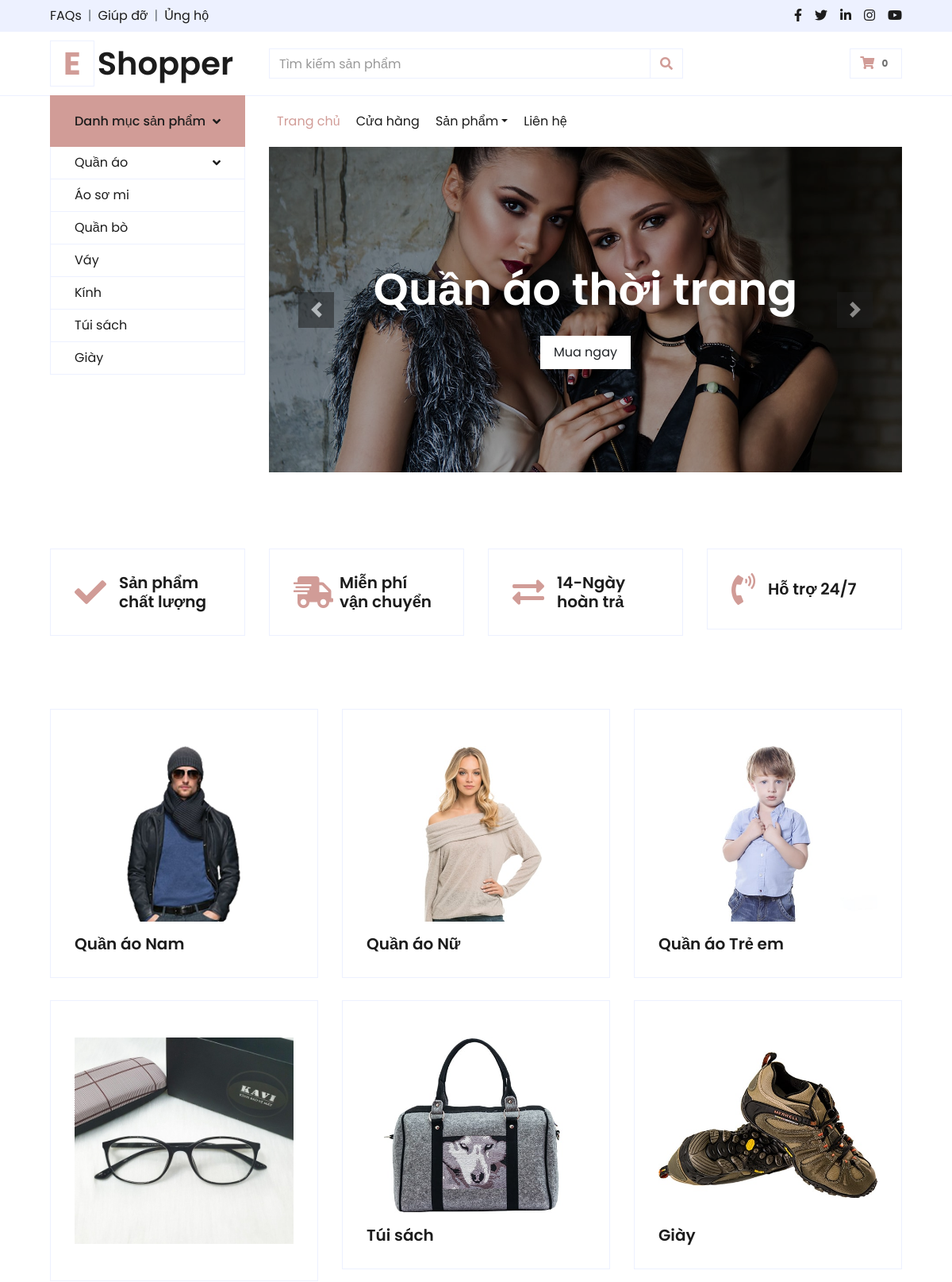
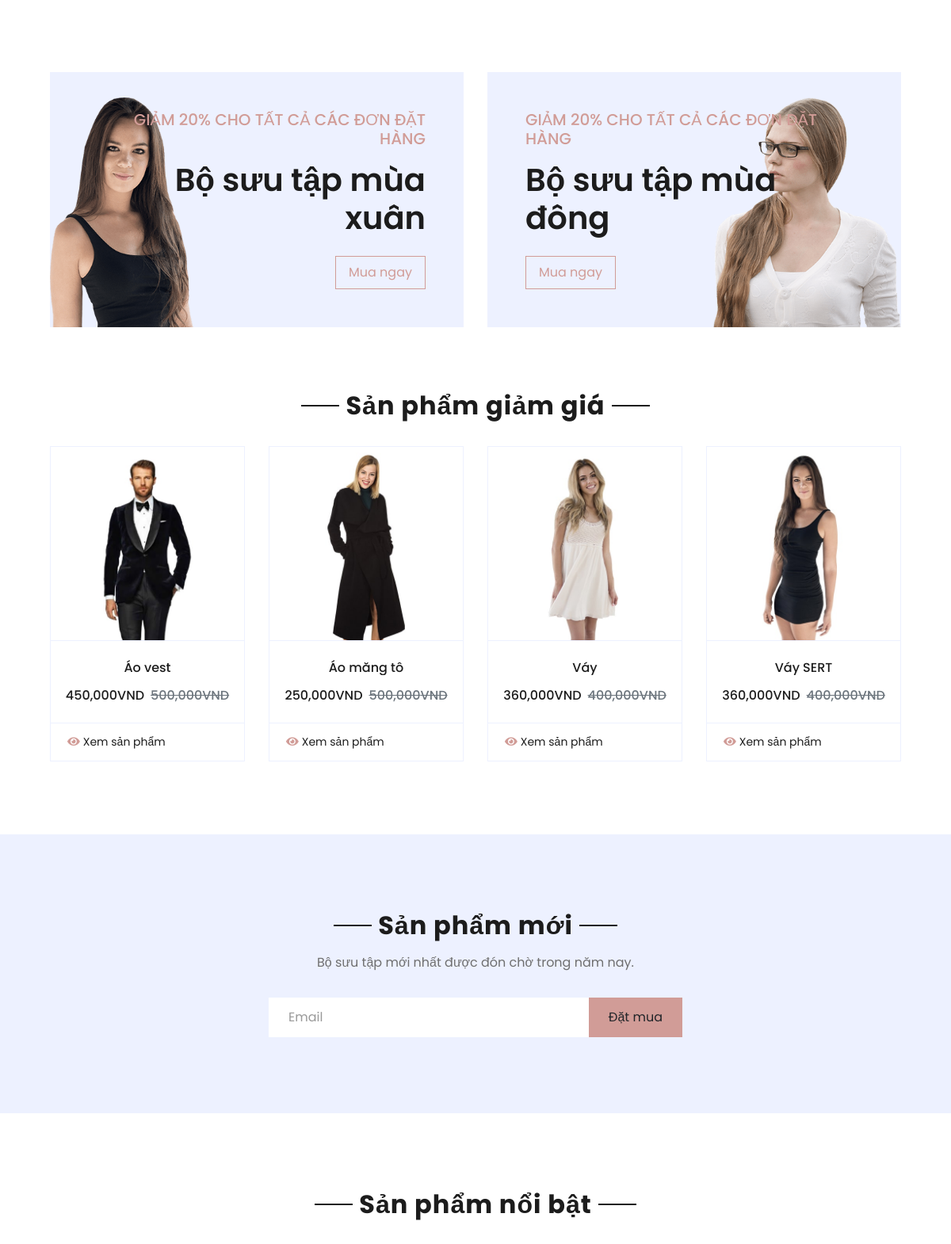
The app's page /eshopper-1.0.0/index.php (upper part) with its own data (2 pictures, top to bottom).
### tables this page shows
CREATE TABLE `tb_sanpham` (
  `ma_sp` int(11) NOT NULL,
  `ten_sp` varchar(50) NOT NULL,
  `danhmuc` varchar(50) NOT NULL,
  `gioitinh` varchar(50) NOT NULL,
  `mausac` varchar(50) NOT NULL,
  `giaban` varchar(50) NOT NULL,
  `giasale` varchar(50) NOT NULL,
  `mota` mediumtext NOT NULL,
  `img` varchar(250) NOT NULL
);

### eshopper-1.0.0/index.php (the view, shortened to what this page needs)
<?php
  include('../connect/connect.php');
?>
<!DOCTYPE html>
<html lang="en">
<head>
    <link href="https://cdnjs.cloudflare.com/ajax/libs/font-awesome/5.10.0/css/all.min.css" rel="stylesheet">
    <link href="lib/owlcarousel/assets/owl.carousel.min.css" rel="stylesheet">
    <link href="css/style.css" rel="stylesheet">
</head>
<body>
    <div class="container-fluid">
        <div class="row bg-secondary py-2 px-xl-5">
            <div class="col-lg-6 d-none d-lg-block">
                <div class="d-inline-flex align-items-center">
                    <a class="text-dark" href="">FAQs</a>
                    <span class="text-muted px-2">|</span>
                    <a class="text-dark" href="">Giúp đỡ</a>
                    <span class="text-muted px-2">|</span>
                    <a class="text-dark" href="">Ủng hộ</a>
                </div>
            </div>
            <div class="col-lg-6 text-center text-lg-right">
                <div class="d-inline-flex align-items-center">
                    <a class="text-dark px-2" href="">
                        <i class="fab fa-facebook-f"></i>
                    </a>
                    <a class="text-dark px-2" href="">
                        <i class="fab fa-twitter"></i>
                    </a>
                    <a class="text-dark px-2" href="">
                        <i class="fab fa-linkedin-in"></i>
                    </a>
                    <a class="text-dark px-2" href="">
                        <i class="fab fa-instagram"></i>
                    </a>
                    <a class="text-dark pl-2" href="">
                        <i class="fab fa-youtube"></i>
                    </a>
                </div>
            </div>
        </div>
        <div class="row align-items-center py-3 px-xl-5">
            <div class="col-lg-3 d-none d-lg-block">
                <a href="" class="text-decoration-none">
                    <h1 class="m-0 display-5 font-weight-semi-bold"><span class="text-primary font-weight-bold border px-3 mr-1">E</span>Shopper</h1>
                </a>
            </div>
            <div class="col-lg-6 col-6 text-left">
                <form  method="POST" action="<?php echo SITEURL;?>search.php">
                    <div class="input-group">
                        <input type="text" class="form-control" name="search"placeholder="Tìm kiếm sản phẩm">
                        <div class="input-group-append">
                        <button type="submit" name="submit"  class="input-group-text bg-transparent text-primary">
                <i class="fa fa-search">
                </i>
            </button>
                        </div>
                    </div>
                </form>
            </div>
            <div class="col-lg-3 col-6 text-right">
                <a href="?request=cart" class="btn border">
                    <i class="fas fa-shopping-cart text-primary"></i>
                    <span class="badge">0</span>
                </a>
            </div>
        </div>
    </div>
    <div class="container-fluid mb-5">
        <div class="row border-top px-xl-5">
            <div class="col-lg-3 d-none d-lg-block">
                <a class="btn shadow-none d-flex align-items-center justify-content-between bg-primary text-white w-100" data-toggle="collapse" href="#navbar-vertical" style="height: 65px; margin-top: -1px; padding: 0 30px;">
                    <h6 class="m-0">Danh mục sản phẩm</h6>
                    <i class="fa fa-angle-down text-dark"></i>
                </a>
                <nav class="collapse show navbar navbar-vertical navbar-light align-items-start p-0 border border-top-0 border-bottom-0" id="navbar-vertical">
                    <div class="navbar-nav w-100 overflow-hidden" style="height: 287px">
                        <div class="nav-item dropdown">
                            <a href="#" class="nav-link" data-toggle="dropdown">Quần áo <i class="fa fa-angle-down float-right mt-1"></i></a>
                        </div>
                        <a href="shopaosomi.php" class="nav-item nav-link">Áo sơ mi</a>
                        <a href="shopquanbo.php" class="nav-item nav-link">Quần bò</a>
                        <a href="shopvay.php" class="nav-item nav-link">Váy</a>
                        <a href="shopkinh.php" class="nav-item nav-link">Kính</a>
                        <a href="shoptuisach.php" class="nav-item nav-link">Túi sách</a>
                        <a href="shopgiay.php" class="nav-item nav-link">Giày</a>
                    </div>
                </nav>
            </div>
            <div class="col-lg-9">
                <nav class="navbar navbar-expand-lg bg-light navbar-light py-3 py-lg-0 px-0">
                    <div class="collapse navbar-collapse justify-content-between" id="navbarCollapse">
                        <div class="navbar-nav mr-auto py-0">
                            <a href="index.php" class="nav-item nav-link active">Trang chủ</a>
                            <a href="shop.php" class="nav-item nav-link">Cửa hàng</a>
                            <div class="nav-item dropdown">
                                <a href="shop.html" class="nav-link dropdown-toggle" data-toggle="dropdown">Sản phẩm</a>
                            </div>
                            <a href="contact.php" class="nav-item nav-link">Liên hệ</a>
                        </div>
                    </div>
                </nav>
                <div id="header-carousel" class="carousel slide" data-ride="carousel">
                    <div class="carousel-inner">
                        <div class="carousel-item active" style="height: 410px;">
                            <img class="img-fluid" src="img/carousel-1.jpg" alt="Image">
                            <div class="carousel-caption d-flex flex-column align-items-center justify-content-center">
                                <div class="p-3" style="max-width: 700px;">
                                    <h3 class="display-4 text-white font-weight-semi-bold mb-4">Quần áo thời trang</h3>
                                    <a href="" class="btn btn-light py-2 px-3">Mua ngay</a>
                                </div>
                            </div>
                        </div>
                    </div>
                    <a class="carousel-control-prev" href="#header-carousel" data-slide="prev">
                        <div class="btn btn-dark" style="width: 45px; height: 45px;">
                            <span class="carousel-control-prev-icon mb-n2"></span>
                        </div>
                    </a>
                    <a class="carousel-control-next" href="#header-carousel" data-slide="next">
                        <div class="btn btn-dark" style="width: 45px; height: 45px;">
                            <span class="carousel-control-next-icon mb-n2"></span>
                        </div>
                    </a>
                </div>
            </div>
        </div>
    </div>
    <div class="container-fluid pt-5">
        <div class="row px-xl-5 pb-3">
            <div class="col-lg-3 col-md-6 col-sm-12 pb-1">
                <div class="d-flex align-items-center border mb-4" style="padding: 30px;">
                    <h1 class="fa fa-check text-primary m-0 mr-3"></h1>
                    <h5 class="font-weight-semi-bold m-0">Sản phẩm chất lượng</h5>
                </div>
            </div>
            <div class="col-lg-3 col-md-6 col-sm-12 pb-1">
                <div class="d-flex align-items-center border mb-4" style="padding: 30px;">
                    <h1 class="fa fa-shipping-fast text-primary m-0 mr-2"></h1>
                    <h5 class="font-weight-semi-bold m-0">Miễn phí vận chuyển</h5>
                </div>
            </div>
            <div class="col-lg-3 col-md-6 col-sm-12 pb-1">
                <div class="d-flex align-items-center border mb-4" style="padding: 30px;">
                    <h1 class="fas fa-exchange-alt text-primary m-0 mr-3"></h1>
                    <h5 class="font-weight-semi-bold m-0">14-Ngày hoàn trả</h5>
                </div>
            </div>
            <div class="col-lg-3 col-md-6 col-sm-12 pb-1">
                <div class="d-flex align-items-center border mb-4" style="padding: 30px;">
                    <h1 class="fa fa-phone-volume text-primary m-0 mr-3"></h1>
                    <h5 class="font-weight-semi-bold m-0">Hỗ trợ 24/7 </h5>
                </div>
            </div>
        </div>
    </div>
    <div class="container-fluid pt-5">
        <div class="row px-xl-5 pb-3">
            <div class="col-lg-4 col-md-6 pb-1">
                <div class="cat-item d-flex flex-column border mb-4" style="padding: 30px;">
                    <a href="" class="cat-img position-relative overflow-hidden mb-3">
                        <img class="img-fluid" src="img/cat-1.jpg" alt="">
                    </a>
                    <h5 class="font-weight-semi-bold m-0">Quần áo Nam</h5>
                </div>
            </div>
            <div class="col-lg-4 col-md-6 pb-1">
                <div class="cat-item d-flex flex-column border mb-4" style="padding: 30px;">
                    <a href="" class="cat-img position-relative overflow-hidden mb-3">
                        <img class="img-fluid" src="img/cat-2.jpg" alt="">
                    </a>
                    <h5 class="font-weight-semi-bold m-0">Quần áo Nữ</h5>
                </div>
            </div>
            <div class="col-lg-4 col-md-6 pb-1">
                <div class="cat-item d-flex flex-column border mb-4" style="padding: 30px;">
                    <a href="" class="cat-img position-relative overflow-hidden mb-3">
                        <img class="img-fluid" src="img/cat-3.jpg" alt="">
                    </a>
                    <h5 class="font-weight-semi-bold m-0">Quần áo Trẻ em</h5>
                </div>
            </div>
            <div class="col-lg-4 col-md-6 pb-1">
                <div class="cat-item d-flex flex-column border mb-4" style="padding: 30px;">
                    <a href="" class="cat-img position-relative overflow-hidden mb-3">
                        <img style="width: 305px; height: 260px;" class="img-fluid" src="img/cff1842ed851230f7a40.jpg" alt="">
                    </a>
                </div>
            </div>
            <div class="col-lg-4 col-md-6 pb-1">
                <div class="cat-item d-flex flex-column border mb-4" style="padding: 30px;">
                    <a href="" class="cat-img position-relative overflow-hidden mb-3">
                        <img class="img-fluid" src="img/cat-5.jpg" alt="">
                    </a>
                    <h5 class="font-weight-semi-bold m-0">Túi sách</h5>
                </div>
            </div>
            <div class="col-lg-4 col-md-6 pb-1">
                <div class="cat-item d-flex flex-column border mb-4" style="padding: 30px;">
                    <a href="" class="cat-img position-relative overflow-hidden mb-3">
                        <img class="img-fluid" src="img/cat-6.jpg" alt="">
                    </a>
                    <h5 class="font-weight-semi-bold m-0">Giày</h5>
                </div>
            </div>
        </div>
    </div>
    <div class="container-fluid offer pt-5">
        <div class="row px-xl-5">
            <div class="col-md-6 pb-4">
                <div class="position-relative bg-secondary text-center text-md-right text-white mb-2 py-5 px-5">
                    <img src="img/offer-1.png" alt="">
                    <div class="position-relative" style="z-index: 1;">
                        <h5 class="text-uppercase text-primary mb-3">Giảm 20% cho tất cả các đơn đặt hàng</h5>
                        <h1 class="mb-4 font-weight-semi-bold">Bộ sưu tập mùa xuân</h1>
                        <a href="" class="btn btn-outline-primary py-md-2 px-md-3">Mua ngay</a>
                    </div>
                </div>
            </div>
            <div class="col-md-6 pb-4">
                <div class="position-relative bg-secondary text-center text-md-left text-white mb-2 py-5 px-5">
                    <img src="img/offer-2.png" alt="">
                    <div class="position-relative" style="z-index: 1;">
                        <h5 class="text-uppercase text-primary mb-3">Giảm 20% cho tất cả các đơn đặt hàng</h5>
                        <h1 class="mb-4 font-weight-semi-bold">Bộ sưu tập mùa đông</h1>
                        <a href="" class="btn btn-outline-primary py-md-2 px-md-3">Mua ngay</a>
                    </div>
                </div>
            </div>
        </div>
    </div>
    <div class="container-fluid pt-5">
        <div class="text-center mb-4">
            <h2 class="section-title px-5"><span class="px-2">Sản phẩm giảm giá</span></h2>
        </div>
        <div class="row px-xl-5 pb-3">
            <?php
               $sql = "SELECT * FROM tb_sanpham LIMIT 4 ";
               $rel = mysqli_query($conn,$sql);
               $count = mysqli_num_rows($rel);
               if($count>0){
                while($rows = mysqli_fetch_assoc($rel)){
                    $ten_sp = $rows['ten_sp'];
                    $ma_sp = $rows['ma_sp'];
                    $img  = $rows['img'];
                    $giaban = $rows['giaban'];
                    $giasale = $rows['giasale'];
                    ?>
                     <div class="col-lg-3 col-md-6 col-sm-12 pb-1">
                <div class="card product-item border-0 mb-4">
                    <div class="card-header product-img position-relative overflow-hidden bg-transparent border p-0">
                    <?php
                                                  if($img =="")
                                                  {
                                                      echo " ";
                                                  }
                                                  else{
                                                      ?>
                                                       <img class="img-fluid w-100" src="<?php echo SITE;?>IMG/<?php echo $img;?>">
                                                      <?php
                                                  }
                                                ?>
                    </div>
                    <div class="card-body border-left border-right text-center p-0 pt-4 pb-3">
                        <h6 class="text-truncate mb-3"><?php echo $ten_sp;?></h6>
                        <div class="d-flex justify-content-center">
                            <h6><?php echo number_format(floatval($giasale), 0, ".", ",");?>VND</h6><h6 class="text-muted ml-2"><del><?php echo number_format(floatval($giaban), 0, ".", ",");?>VND</del></h6>
                        </div>
                    </div>
                    <div class="card-footer d-flex justify-content-between bg-light border">
                        <a href="<?php SITE;?>detail.php?ma_sp=<?php echo $ma_sp;?>" class="btn btn-sm text-dark p-0"><i class="fas fa-eye text-primary mr-1"></i>Xem sản phẩm</a>
                    </div>
                </div>
            </div>
                    <?php
                    }
                }
            ?>
        </div>
    </div>
    <div class="container-fluid bg-secondary my-5">
        <div class="row justify-content-md-center py-5 px-xl-5">
            <div class="col-md-6 col-12 py-5">
                <div class="text-center mb-2 pb-2">
                    <h2 class="section-title px-5 mb-3"><span class="bg-secondary px-2">Sản phẩm mới</span></h2>
                    <p>Bộ sưu tập mới nhất được đón chờ trong năm nay.</p>
                </div>
                <form action="">
                    <div class="input-group">
                        <input type="text" class="form-control border-white p-4" placeholder="Email">
                        <div class="input-group-append">
                            <button class="btn btn-primary px-4">Đặt mua</button>
                        </div>
                    </div>
                </form>
            </div>
        </div>
    </div>
    <div class="container-fluid pt-5">
        <div class="text-center mb-4">
            <h2 class="section-title px-5"><span class="px-2">Sản phẩm nổi bật</span></h2>
        </div>
    </div>
</body>
</html>

### records on screen
tb_sanpham: img (picture), ten_sp "Áo vest", giasale "450,000", giaban "500,000"
tb_sanpham: img (picture), ten_sp "Áo măng tô", giasale "250,000", giaban "500,000"
tb_sanpham: img (picture), ten_sp "Váy", giasale "360,000", giaban "400,000"
tb_sanpham: img (picture), ten_sp "Váy SERT", giasale "360,000", giaban "400,000"
